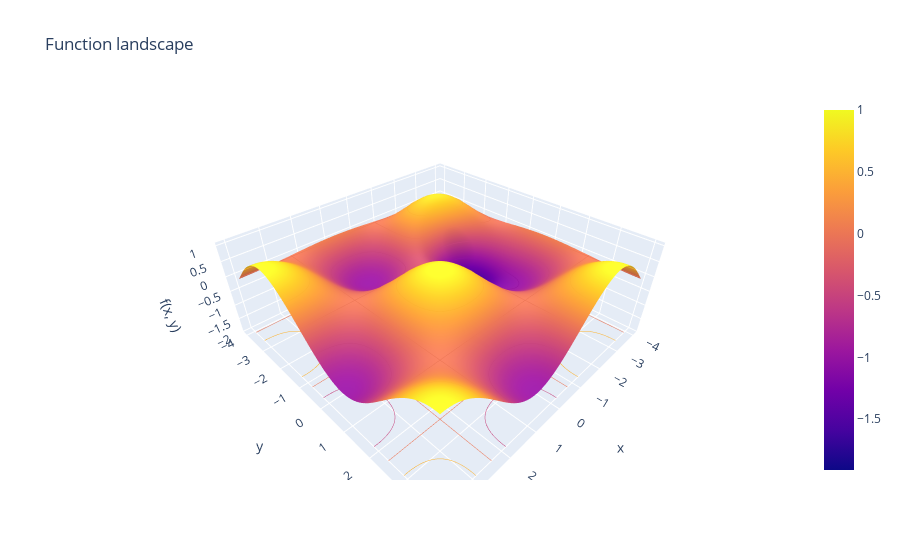

The notebook cell saved with this chart:
### Code cell
plot_3Dfunctions(fn = my_function, lim=4)
